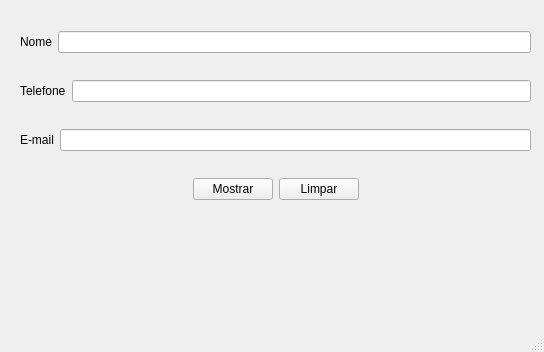
<?xml version="1.0" encoding="UTF-8"?>
<ui version="4.0">
 <class>MainWindow</class>
 <widget class="QMainWindow" name="MainWindow">
  <property name="geometry">
   <rect>
    <x>0</x>
    <y>0</y>
    <width>544</width>
    <height>352</height>
   </rect>
  </property>
  <property name="windowTitle">
   <string>MainWindow</string>
  </property>
  <widget class="QWidget" name="centralwidget">
   <widget class="QWidget" name="">
    <property name="geometry">
     <rect>
      <x>20</x>
      <y>10</y>
      <width>511</width>
      <height>211</height>
     </rect>
    </property>
    <layout class="QVBoxLayout" name="verticalLayout">
     <item>
      <layout class="QHBoxLayout" name="horizontalLayout">
       <item>
        <widget class="QLabel" name="label">
         <property name="text">
          <string>Nome</string>
         </property>
        </widget>
       </item>
       <item>
        <widget class="QLineEdit" name="txt_nome"/>
       </item>
      </layout>
     </item>
     <item>
      <layout class="QHBoxLayout" name="horizontalLayout_2">
       <item>
        <widget class="QLabel" name="label_2">
         <property name="text">
          <string>Telefone</string>
         </property>
        </widget>
       </item>
       <item>
        <widget class="QLineEdit" name="txt_telefone"/>
       </item>
      </layout>
     </item>
     <item>
      <layout class="QHBoxLayout" name="horizontalLayout_3">
       <item>
        <widget class="QLabel" name="label_3">
         <property name="text">
          <string>E-mail</string>
         </property>
        </widget>
       </item>
       <item>
        <widget class="QLineEdit" name="txt_email"/>
       </item>
      </layout>
     </item>
     <item>
      <layout class="QHBoxLayout" name="horizontalLayout_4">
       <item>
        <spacer name="horizontalSpacer">
         <property name="orientation">
          <enum>Qt::Horizontal</enum>
         </property>
         <property name="sizeHint" stdset="0">
          <size>
           <width>40</width>
           <height>20</height>
          </size>
         </property>
        </spacer>
       </item>
       <item>
        <widget class="QPushButton" name="btn_mostrar">
         <property name="text">
          <string>Mostrar</string>
         </property>
        </widget>
       </item>
       <item>
        <widget class="QPushButton" name="btn_limpar">
         <property name="text">
          <string>Limpar</string>
         </property>
        </widget>
       </item>
       <item>
        <spacer name="horizontalSpacer_2">
         <property name="orientation">
          <enum>Qt::Horizontal</enum>
         </property>
         <property name="sizeHint" stdset="0">
          <size>
           <width>40</width>
           <height>20</height>
          </size>
         </property>
        </spacer>
       </item>
      </layout>
     </item>
    </layout>
   </widget>
  </widget>
  <widget class="QMenuBar" name="menubar">
   <property name="geometry">
    <rect>
     <x>0</x>
     <y>0</y>
     <width>544</width>
     <height>22</height>
    </rect>
   </property>
  </widget>
  <widget class="QStatusBar" name="statusbar"/>
 </widget>
 <resources/>
 <connections/>
</ui>
